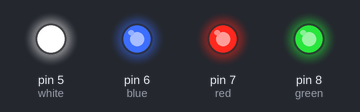
The sketch below on a simulated Arduino Nano, built with avr-gcc and run on an emulated ATmega328P. Parts: output pins drawn as LEDs (lit = HIGH).

Above: at 0.5 s.
At 3.5 s:
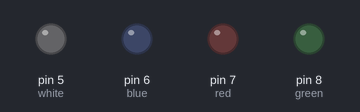
Timing chart, 0 to 4.6 s (numbered marks = the images above):
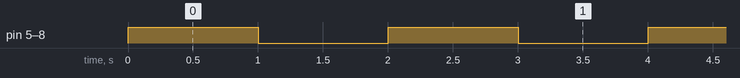

Measured:
- by itself, pin 5 (white), pin 6 (blue), pin 7 (red), pin 8 (green): alternates HIGH for 1.0 s and LOW for 1.0 s

The sketch:

3_Onboard_LED_Blink.ino
```cpp
/* 02.01.2018 Board rev.-1.2~~~~~~~~~~Ревизия платы-1.2
   https://github.com/SFERA-GIT/Nano-shield-rev.-1.2
   СФЕРА ЗНАНИЙ (г.Челябинск) http://сферазнаний.рф/
   Пример работы светодиодов на контактах (D5-D8)
   Для работы со светодиодами необходимо установить перемычки
   на нижней гребенке между зеленым и желтыми пинами напротив
   соответствующего светодиода.
   Порядок расположения светодиодов:
   D5 - белый (white)
   D6 - синий (blue)
   D7 - красный (red)
   D8 - зеленый (green)
*/

//Объявляем константы с помощью оператора #define
#define white 5     // любое упоминание сочетания символов white будет заменено компилятором на значение 5
#define blue 6      // любое упоминание сочетания символов blue будет заменено компилятором на значение 6
#define red 7       // любое упоминание сочетания символов red будет заменено компилятором на значение 7
#define green 8     // любое упоминание сочетания символов green будет заменено компилятором на значение 8

//Обязательная функция setup (выполняется один раз перед функцией loop)
void setup()
//Тело функции setup
{
  pinMode(white, OUTPUT); //настройка контакта white(5) на выход
  pinMode(blue, OUTPUT);  //настройка контакта blue(6) на выход
  pinMode(red, OUTPUT);   //настройка контакта red(7) на выход
  pinMode(green, OUTPUT); //настройка контакта green(8) на выход
}

//Обязательная функция loop (бесконечно повторяющаяся функция)
void loop()
//Тело функции loop
{
 digitalWrite(white,1);  //включение контакта white(5)
 digitalWrite(blue,1);   //включение контакта blue(6)
 digitalWrite(red,1);    //включение контакта red(7)
 digitalWrite(green,1);  //включение контакта green(8)

 delay(1000);            //Ожидание 1000 (1 секунда) милисекунд после включения светодиодов (5,6,7,8)

 digitalWrite(white,0);  //выключение контакта white(5)
 digitalWrite(blue,0);   //выключение контакта blue(6)
 digitalWrite(red,0);    //выключение контакта red(7)
 digitalWrite(green,0);  //выключение контакта green(8)

 delay(1000);            //Ожидание 1000 милисекунд (1 секунда) после выключения светодиодов (5,6,7,8)
// Результат работы программы мигание 4 светодиодов на плате с интервалом в 1 секунду.
}
```
